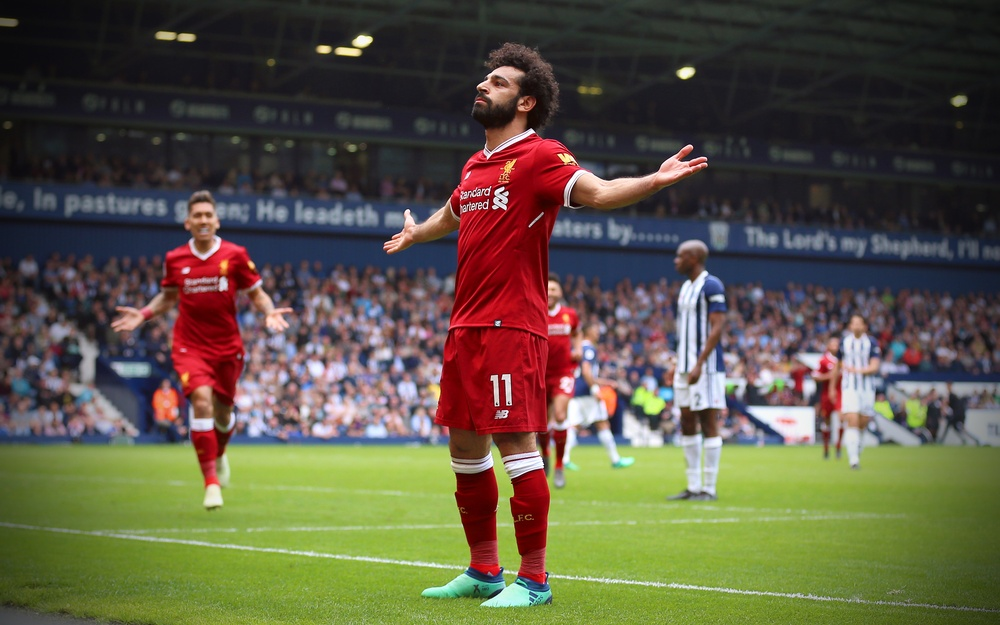
#> input picture images/salah.jpg, 1000 x 625 px, shrunk from 3840 x 2400 before the run
$ jupyter execute 11AdaptiveThresholding.ipynb
#> lines starting #> are read from the running program, lines starting #| are printed output that depends on the picture; after the words box and inside, x2 and y2 are one past the last pixel; in counts of white or black regions, pixels touching at a corner belong together
[cell 1]
import cv2
import matplotlib.pyplot as plt
import os
import numpy as np
image_path = os.path.join("../images", "salah.jpg")
image = cv2.imread(image_path)
#> image is the input picture: shape (625, 1000, 3); mean B, G, R 67.8, 86.5, 92.2

# function to display the image
def show_image(title,img,cmap=None):
    plt.figure(figsize=(6,6))
    plt.imshow(img,cmap=cmap)
    plt.title(title)
    plt.axis("off")
    plt.show()

show_image("Original image (BGR)",image)

[cell 2]
image_rgb = cv2.cvtColor(image, cv2.COLOR_BGR2RGB)
show_image('Original Image(rgb)', image_rgb)
gray_image = cv2.cvtColor(image, cv2.COLOR_BGR2GRAY)
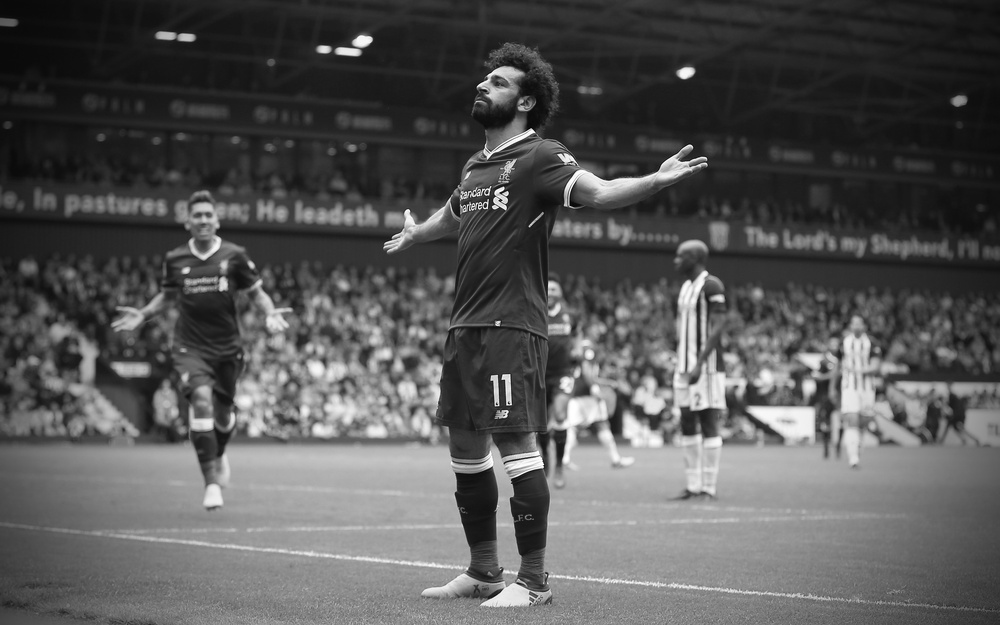
#> gray_image: shape (625, 1000); min 4, max 255, mean 86
adaptive_threshold = cv2.adaptiveThreshold(gray_image,255,cv2.ADAPTIVE_THRESH_MEAN_C, cv2.THRESH_BINARY,11,2)
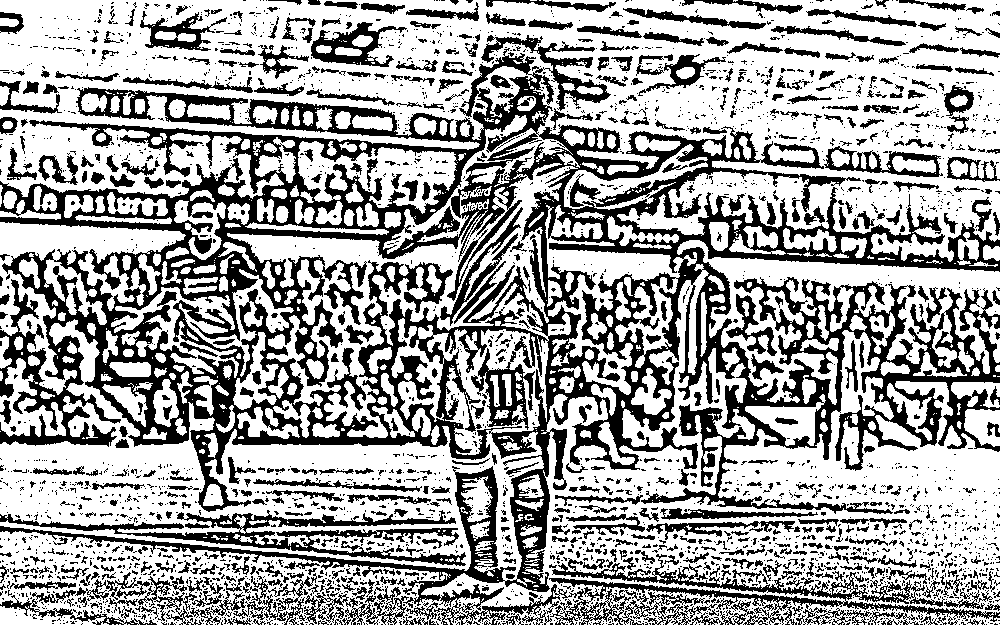
#> adaptive_threshold: shape (625, 1000); 63.8% white; 3059 black regions (2492 under 20 px), largest, box (x1, y1, x2, y2) and area: (0, 35, 1000, 625) 150588, (0, 510, 466, 566) 5976, (471, 348, 535, 430) 1885
show_image('Binary Threshold Image', adaptive_threshold,cmap="gray")

$ run again, with images/AI-01.jpeg copied over images/salah.jpg
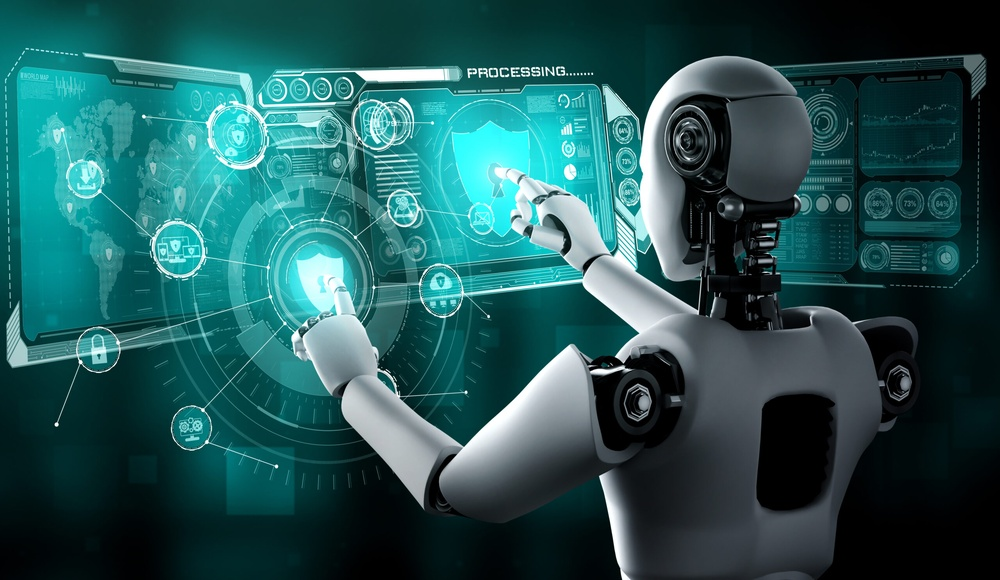
#> input picture images/AI-01.jpeg, 1000 x 580 px, shrunk from 2560 x 1486 before the run
#> image is the input picture: shape (580, 1000, 3); mean B, G, R 87, 85.7, 35.5
#> `gray_image = cv2.cvtColor(image, cv2.COLOR_BGR2GRAY)`:
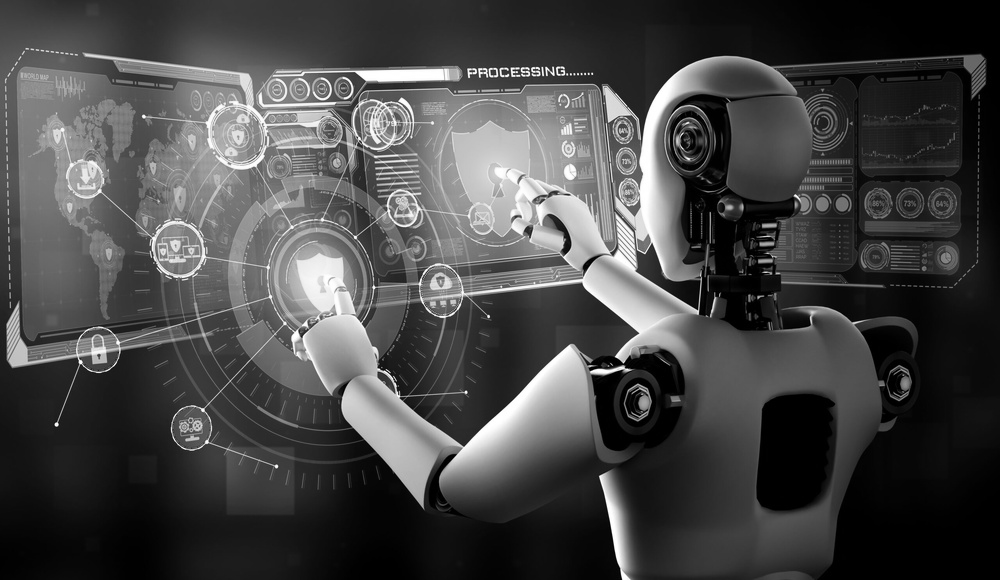
#> gray_image: shape (580, 1000); min 0, max 255, mean 70.8
#> `adaptive_threshold = cv2.adaptiveThreshold(gray_image,255,cv2.ADAPTIVE..`:
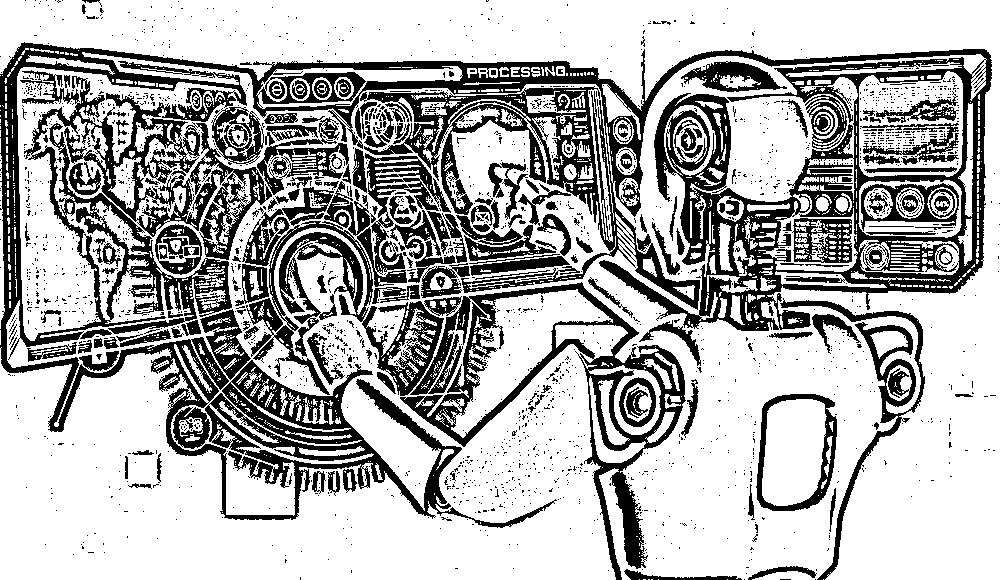
#> adaptive_threshold: shape (580, 1000); 69.4% white; 2249 black regions (2048 under 20 px), largest, box (x1, y1, x2, y2) and area: (0, 42, 992, 528) 95588, (400, 282, 686, 580) 13795, (246, 221, 444, 396) 8878

$ run again, with images/AI-02.jpeg copied over images/salah.jpg
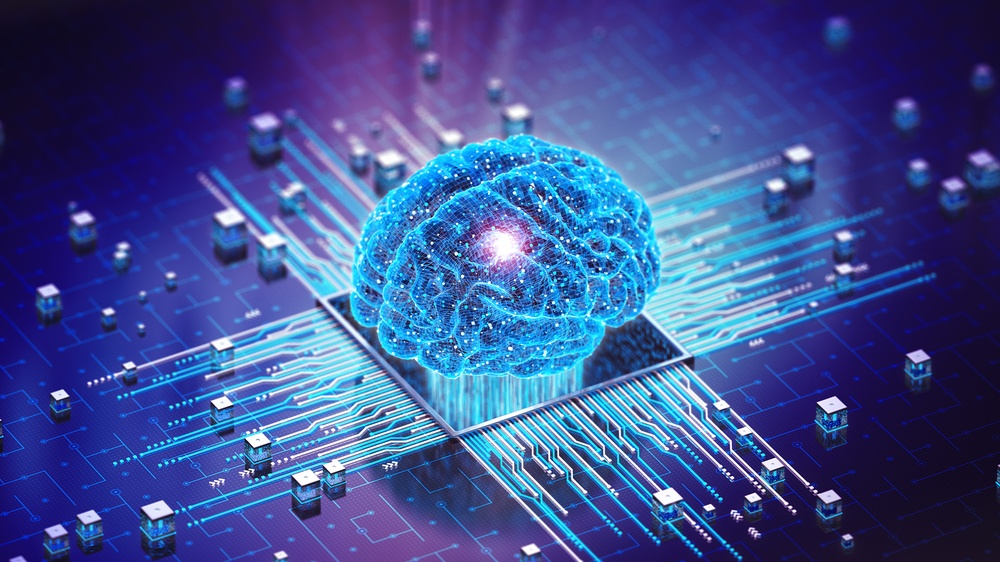
#> input picture images/AI-02.jpeg, 1000 x 562 px, shrunk from 1920 x 1080 before the run
#> image is the input picture: shape (562, 1000, 3); mean B, G, R 144.3, 78.7, 61.5
#> `gray_image = cv2.cvtColor(image, cv2.COLOR_BGR2GRAY)`:
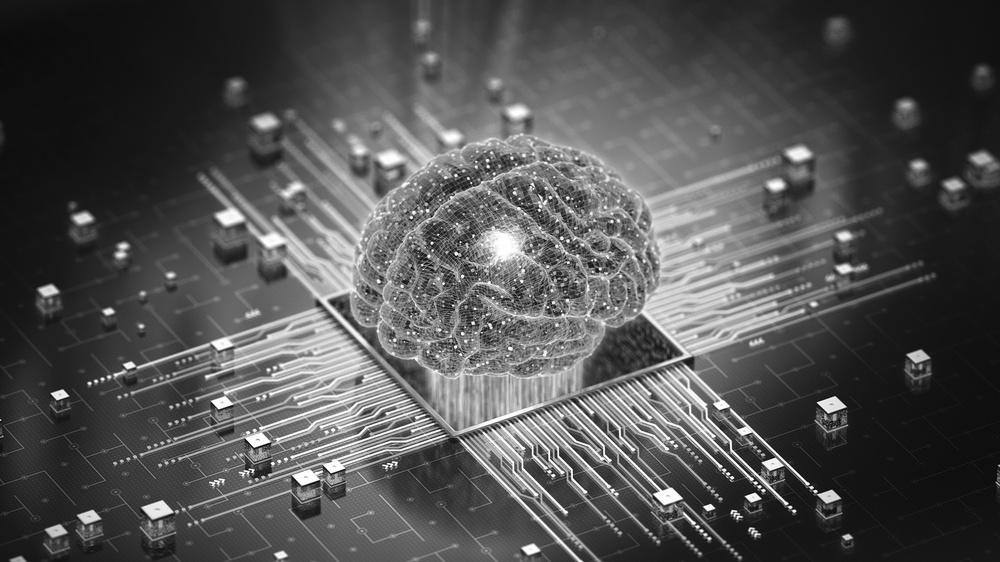
#> gray_image: shape (562, 1000); min 2, max 255, mean 81
#> `adaptive_threshold = cv2.adaptiveThreshold(gray_image,255,cv2.ADAPTIVE..`:
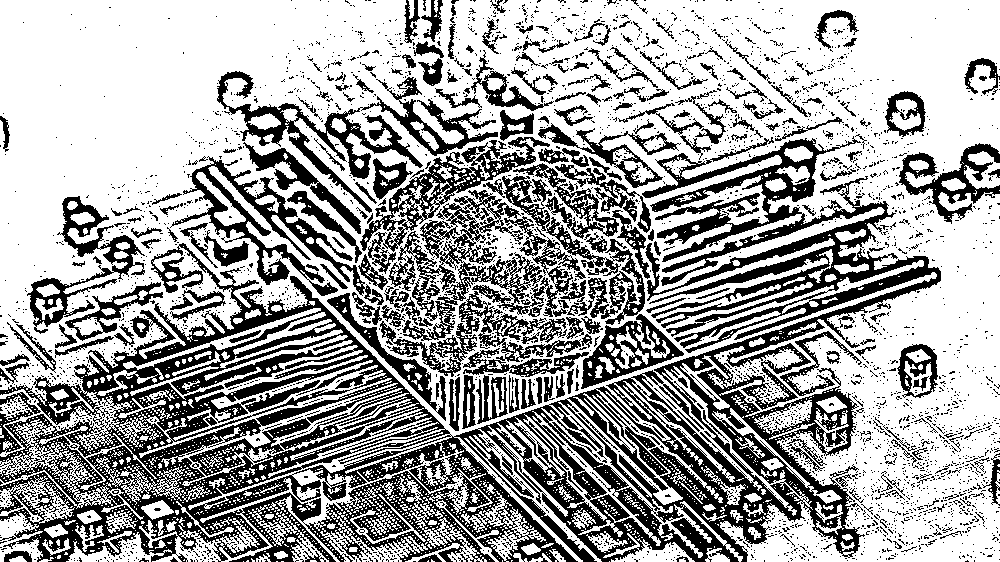
#> adaptive_threshold: shape (562, 1000); 63.9% white; 3413 black regions (3149 under 20 px), largest, box (x1, y1, x2, y2) and area: (0, 136, 941, 562) 111777, (398, 190, 586, 341) 7933, (217, 71, 498, 213) 6906
